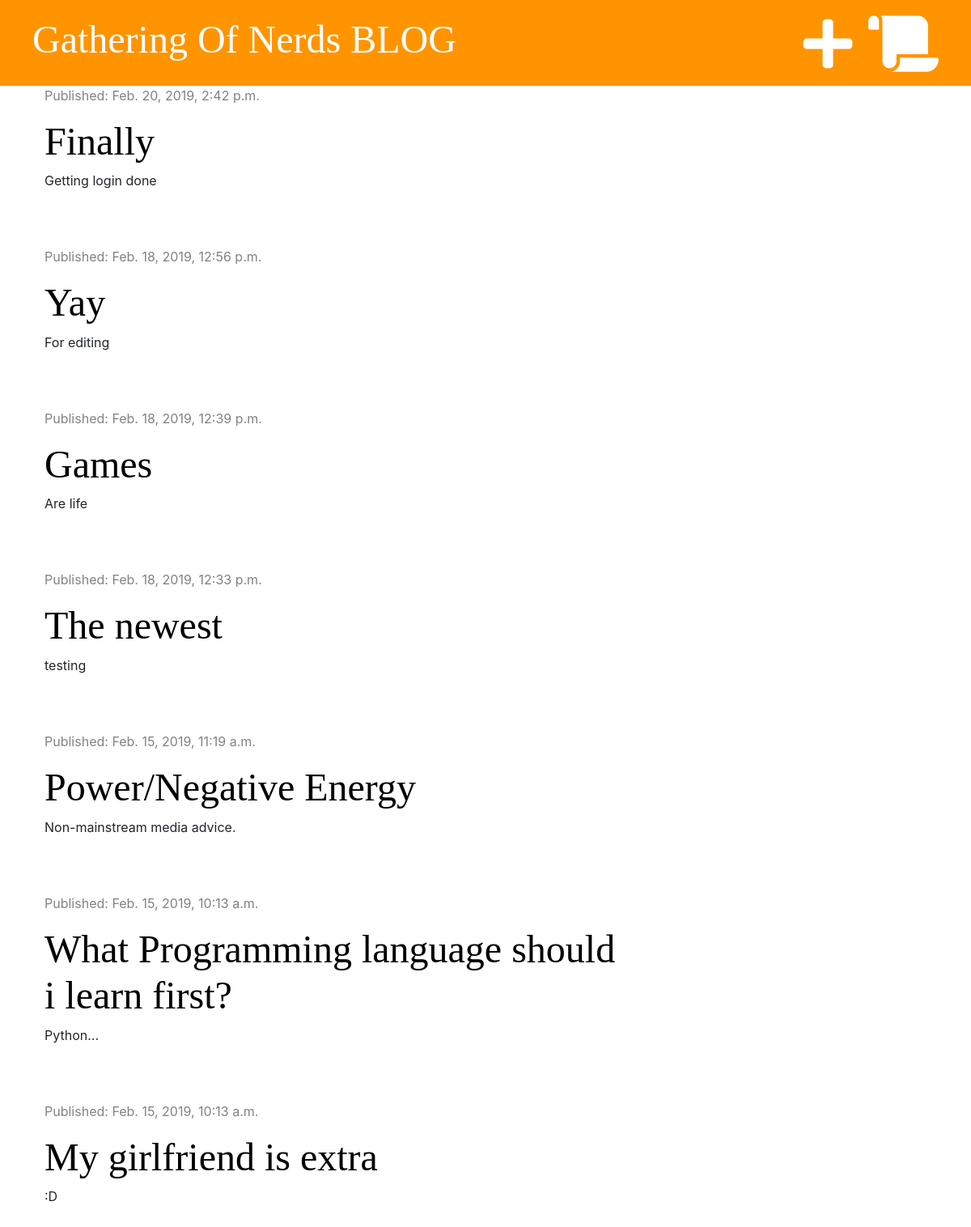
The app's page / (signed in) with its own data.
### blog/models.py (models this page shows, shortened)
class Post(models.Model):
    author = models.ForeignKey('auth.User', on_delete=models.CASCADE)
    title = models.CharField(max_length=200)
    text = models.TextField()
    created_date = models.DateTimeField(default=timezone.now)
    published_date = models.DateTimeField(blank=True, null=True)

### blog/views.py (the view)
# urls.py: path('', views.post_list, name='post_list'),
def post_list(request):
    posts = Post.objects.filter(published_date__lte=timezone.now()).order_by('-published_date')
    stuff_for_frontend = {'posts': posts}
    return render(request, 'blog/post_list.html', stuff_for_frontend)

### blog/templates/blog/post_list.html
{% extends 'blog/base.html' %}
{% block content %}
    {% for post in posts %}
        <div class="post">
          <div class="date">
              <p>Published: {{ post.published_date }}</p>
          </div>
          <h1><a href="{% url 'post_detail' pk=post.pk %}">{{ post.title }}</a></h1>
          <p>{{ post.text|truncatechars:50|linebreaksbr }}</p>
        </div>
     {% endfor %}
{% endblock %}

### blog/static/css/blog.css (style rules this page uses)
h1, h2, h3, h4 { font-family: 'Tangerine', 'Inconsolata', 'Droid Sans', serif; font-size: 48px; }
.date { color: #828282; }
.post { margin-bottom: 70px; }
.post h1 a { color: #000000 }

### records on screen
Post: published_date "Feb. 20, 2019, 2:42 p.m.", title "Finally", text "Getting login done"
Post: published_date "Feb. 18, 2019, 12:56 p.m.", title "Yay", text "For editing"
Post: published_date "Feb. 18, 2019, 12:39 p.m.", title "Games", text "Are life"
Post: published_date "Feb. 18, 2019, 12:33 p.m.", title "The newest", text "testing"
Post: published_date "Feb. 15, 2019, 11:19 a.m.", title "Power/Negative Energy", text "Non-mainstream media advice."
Post: published_date "Feb. 15, 2019, 10:13 a.m.", title "What Programming language should i learn first?", text "Python..."
Post: published_date "Feb. 15, 2019, 10:13 a.m.", title "My girlfriend is extra", text ":D"
